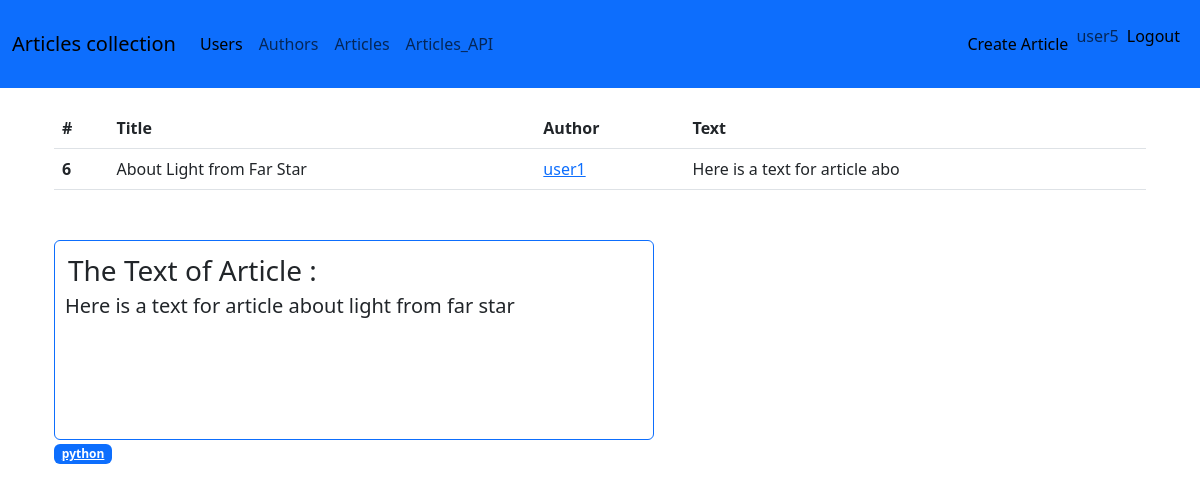
/articles/6 (signed in), run on the app's committed database.
### blog/models.py (models this page shows, shortened)
class User(db.Model, UserMixin):
    __tablename__ = 'users'  # optional
    id = db.Column(db.Integer, primary_key=True)
    username = db.Column(db.String(255), unique=True)
    email = db.Column(db.String(255), unique=True)
    password = db.Column(db.String(255))
    is_staff = db.Column(db.Boolean, default=False)
    author = relationship("Author", uselist=False, back_populates='user')     # 1:1

class Article(db.Model):
    __tablename__ = 'articles'  # optional
    id = db.Column(db.Integer, primary_key=True)
    title = db.Column(db.String(255))
    text = db.Column(db.String)
    created_at = db.Column(db.DateTime, default=datetime.utcnow)
    updated_at = db.Column(db.DateTime, default=datetime.utcnow, onupdate=datetime.utcnow )
    author_id = db.Column(db.Integer, db.ForeignKey("authors.id"), nullable=False)     # 1:n relation
    author = db.relationship('Author', back_populates="articles")           # creates list article.user
    tags = db.relationship('Tag', secondary=article_tag_associations_table, back_populates='articles')

class Tag(db.Model):
    __tablename__ = 'tags'
    id = db.Column(db.Integer, primary_key=True)
    name = db.Column(db.String(255), nullable=False)
    articles = db.relationship('Article', secondary=article_tag_associations_table, back_populates='tags')

### blog/article/views.py (the view)
@article.route('/<int:pk>')
@login_required
def article_details(pk: int):
    the_article = Article.query.filter_by(id=pk).one_or_none()
    if not the_article:
        raise NotFound(f"Article #{pk} doesn't exist!")
    return render_template(
        'articles/details.html',
        article=the_article,
    )

### blog/app.py (called while the page is built)
def register_extensions(app):
    db.init_app(app)
    migrate.init_app(app, db,
                     compare_type=True,
                     )
    csrf.init_app(app)
    api = init_api(app)
    login_manager.login_view = 'auth.login'
    login_manager.init_app(app)
    @login_manager.user_loader
    def load_user(user_id):
        return User.query.get(int(user_id))

### blog/templates/articles/details.html (shortened to what this page needs)
{% extends 'base.html' %}
{% block body %}
<div class="container">
    <table class="table">
        <thead>
        <tr>
            <th scope="col">#</th>
            <th scope="col">{{ 'Title' }}</th>
            <th scope="col">{{ 'Author' }}</th>
            <th scope="col">{{ 'Text' }}</th>
        </tr>
        </thead>
        <tbody>
        <tr>
            <th scope="row">{{ article.id }}</th>
            <td>
                {{ article.title }}
            </td>
            <td>
                <a href="{{ url_for('user.user_details', pk=article.author.user.id ) }}">
                    {{ article.author.user.username }}
                </a>
            </td>
            <td>
                {{ article.text[:30] }}
            </td>
        </tr>
        </tbody>
    </table>
    <div class="border border-primary rounded"
         style="max-width: 600px; height: 200px; margin-top: 50px;">
        <div style="padding: 10px;">
            <h3 style="margin: 3px;">
                The Text of Article :
            </h3>
            <p class="lead">
                {{ article.text }}
            </p>
        </div>
    </div>
    <div class="col-6">
        {% for tag in article.tags %}
          <a class="badge bg-primary" href="{{ url_for('article.article_tag_details', pk=tag.id ) }}"> {{ tag.name }}  </a>
        {% endfor %}
    </div>
</div>
{% endblock %}

### blog/templates/navbar.html (shortened to what this page needs)
<nav class="navbar navbar-expand-lg bg-primary" style="margin-bottom:20px;">
  <div class="container-fluid">
<a class="navbar-brand" href="#">Articles collection</a>
    <div class="collapse navbar-collapse" id="navbarSupportedContent">
      <ul class="navbar-nav me-auto mb-2 mb-lg-0">
        <li class="nav-item">
          <a class="nav-link active" aria-current="page" href="{{ url_for('user.user_list') }}">Users</a>
        </li>
        <li class="nav-item">
          <a class="nav-link" aria-current="page" href="{{ url_for('author.author_list') }}">Authors</a>
        </li>
        <li class="nav-item">
          <a class="nav-link" href="{{ url_for('article.article_list') }}">Articles</a>
        </li>
          <li class="nav-item">
          <a class="nav-link" href="{{ url_for('article.article_api_list') }}">Articles_API</a>
        </li>
      </ul>
        <div class="navbar-text">
            {% if current_user.is_authenticated %}
          <ul class="navbar-nav">
                <li class="nav-item" style ="padding-top: var(--bs-nav-link-padding-y); padding-bottom: var(--bs-nav-link-padding-y);">
                    <a class="nav-link" href="{{ url_for('article.create_article') }}">Create Article</a>
                </li>
                <li class="nav-item" style ="padding-top: var(--bs-nav-link-padding-y); padding-bottom: var(--bs-nav-link-padding-y);">
                    {{ current_user.username}}
                </li>
                <li class="nav-item">
                      <a class="nav-link" href="{{ url_for('auth.logout') }}">Logout</a>
                </li>
          </ul>
           {% endif %}
      </div>
    </div>
  </div>
</nav>

### data on the page
User: username "user5"
Article: id "6", title "About Light from Far Star", text "Here is a text for article abo", text "Here is a text for article about light from far star"
User: author.user.username "user1"
Tag: name "python"

### other printed values
{{ 'Title' }} "Title"
{{ 'Author' }} "Author"
{{ 'Text' }} "Text"
